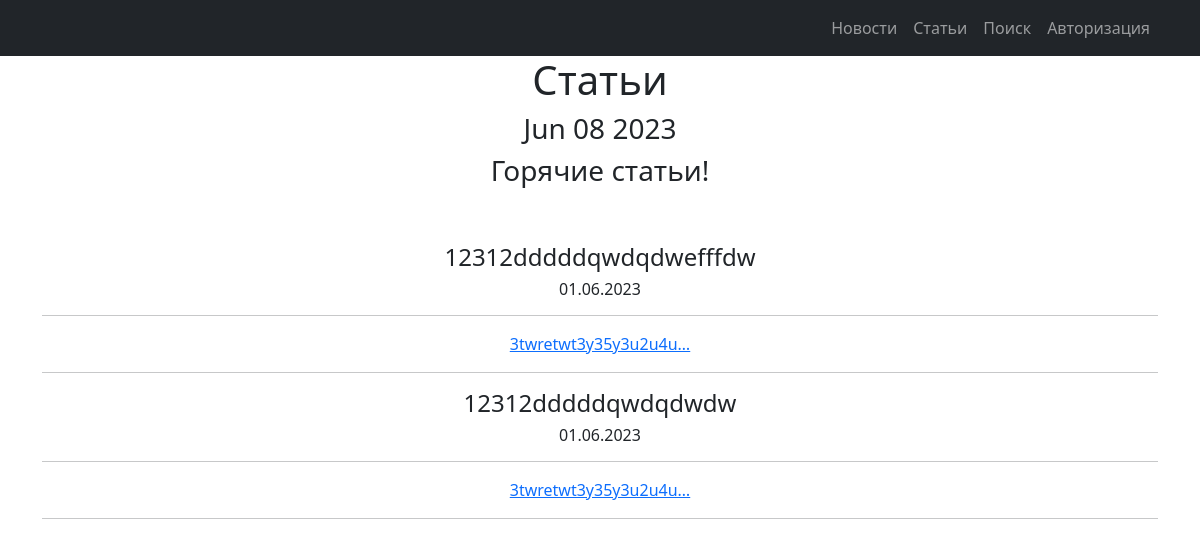
The app's page /newsline/articles/ with its own data.
### News/models.py (models this page shows, shortened)
class Post(models.Model):
    post_author = models.ForeignKey(Author, on_delete=models.CASCADE)
    NEWS = 'NW'
    POST = 'PO'
    CATEGORY_POST = ((NEWS, 'Новость'), (POST, 'Статья'))
    category = models.CharField(max_length=2, choices=CATEGORY_POST, default=POST)
    time_in = models.DateTimeField(auto_now_add=True)
    post_cat = models.ManyToManyField(Category, through='PostCategory')
    title = models.CharField(max_length=128)
    text = models.TextField()
    rating = models.IntegerField(default=0)

### News/views.py (the view)
# urls.py: path('articles/', ArticlesList.as_view(), name='ar_list',),
class ArticlesList(ListView):
    model = Post
    ordering = '-time_in'
    template_name = 'Articles.html'
    context_object_name = 'post'
    queryset = Post.objects.filter(category="PO")
    def get_queryset(self):
        queryset = super().get_queryset()
        self.filterset = PostSearch(self.request.GET, queryset)
        return self.filterset.qs
    def get_context_data(self, **kwargs):
        context = super().get_context_data(**kwargs)
        context['time_now'] = datetime.utcnow()
        context['new_ar'] = None
        context['filterset'] = self.filterset
        return context

### News/templatetags/custom_tags.py (called while the page is built)
@register.simple_tag()
def current_time(format_string='%b %d %Y'):
   return datetime.utcnow().strftime(format_string)

### templates/Articles.html (shortened to what this page needs)
{% extends 'flatpages/default.html' %}
{% load custom_filters %}!
{% load custom_tags %}
{% block content %}
   <h1>Статьи</h1>
   <h3>{% current_time '%b %d %Y' %}</h3>
   <h3> {{ new_ar|default_if_none:"Горячие статьи!" }} </h3>
    <br>
    <br>
    {% if post %}
           {% for post in post %}
               <h4> {{ post.title }} </h4>
               <h6>{{ post.time_in|date:"d.m.Y" }}</h6>
               <hr><a href="{{ post.id }}">{{ post.text|truncatechars:20 }}</a><hr>
           {% endfor %}
   {% else %}
       <h2>Статей нет!</h2>
   {% endif %}
{% endblock content %}

### records on screen
Post: title "12312dddddqwdqdwefffdw", time_in "01.06.2023", text "3twretwt3y35y3u2u4u…"
Post: title "12312dddddqwdqdwdw", time_in "01.06.2023", text "3twretwt3y35y3u2u4u…"

### other values on screen
{{ new_ar|default_if_none:"Горячие статьи!" }} "Горячие статьи!"
